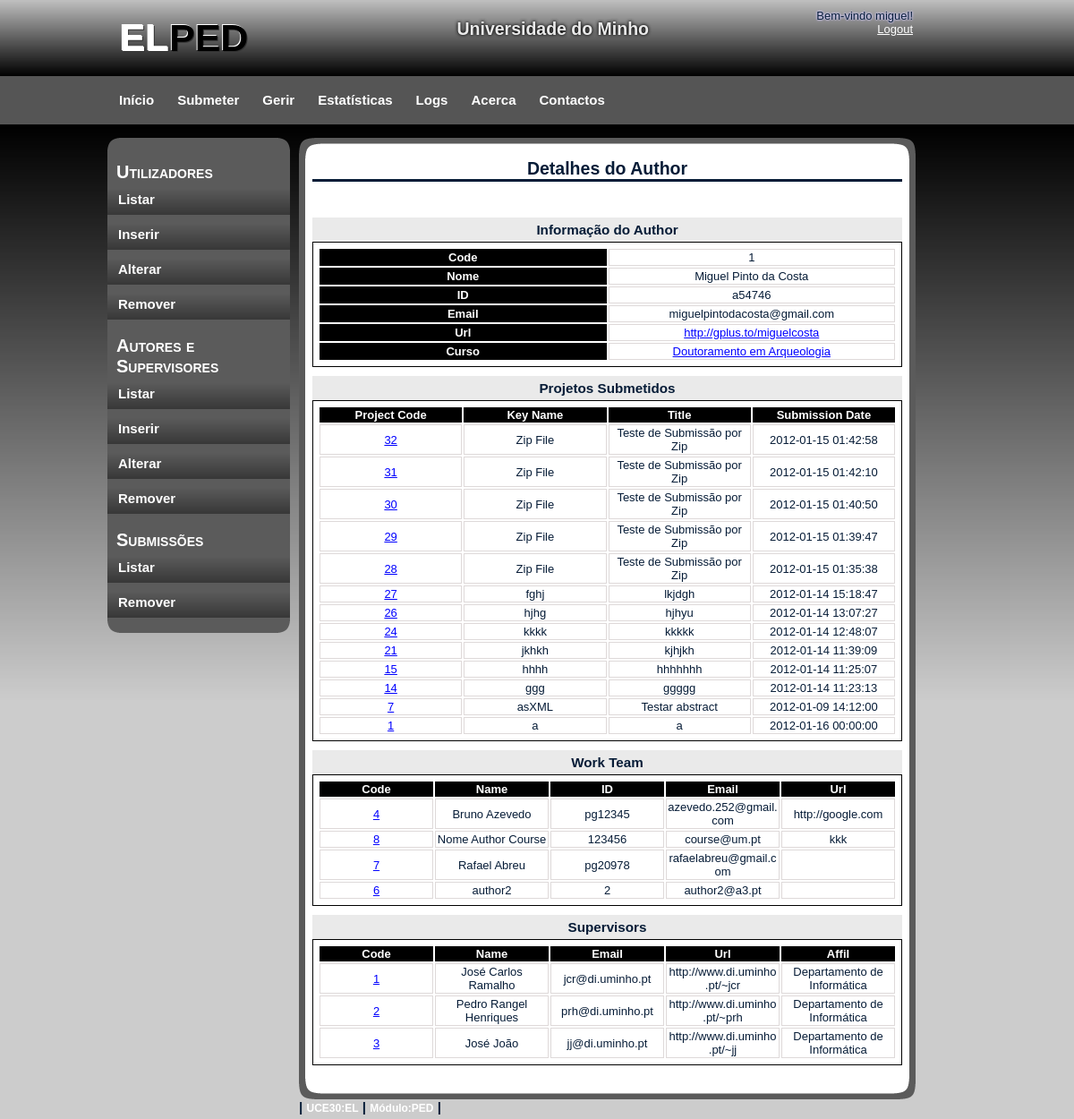
Screenshot of /gerirU/gerirAS_Show_author.php?authorcode=1 (signed in) with the database file from the repository.
### tables this page shows
CREATE TABLE IF NOT EXISTS `Author` (
  `authorcode` int(11) NOT NULL AUTO_INCREMENT,
  `name` varchar(50) NOT NULL,
  `id` varchar(10) NOT NULL,
  `email` varchar(50) NOT NULL,
  `url` varchar(2002) DEFAULT NULL,
  `coursecode` int(11) NOT NULL DEFAULT '0',
  `remove` int(11) NOT NULL,
  PRIMARY KEY (`authorcode`),
  KEY `coursecode` (`coursecode`)
);

CREATE TABLE IF NOT EXISTS `Course` (
  `coursecode` int(11) NOT NULL AUTO_INCREMENT,
  `coursedescription` varchar(200) NOT NULL,
  PRIMARY KEY (`coursecode`)
);

CREATE TABLE IF NOT EXISTS `ProjAut` (
  `projcode` int(11) NOT NULL,
  `authorcode` int(11) NOT NULL,
  PRIMARY KEY (`projcode`,`authorcode`),
  KEY `authorcode` (`authorcode`)
);

CREATE TABLE IF NOT EXISTS `Project` (
  `projcode` int(11) NOT NULL AUTO_INCREMENT,
  `keyname` varchar(30) NOT NULL,
  `title` varchar(50) NOT NULL,
  `subtitle` varchar(100) DEFAULT NULL,
  `bdate` date NOT NULL,
  `edate` date NOT NULL,
  `subdate` datetime NOT NULL,
  `abstract` varchar(1502) NOT NULL,
  `coursecode` int(11) NOT NULL,
  `path` varchar(300) NOT NULL,
  `remove` int(11) NOT NULL,
  `private` int(11) NOT NULL,
  PRIMARY KEY (`projcode`),
  KEY `coursecode` (`coursecode`)
);

CREATE TABLE IF NOT EXISTS `Supervisor` (
  `supcode` int(11) NOT NULL AUTO_INCREMENT,
  `name` varchar(50) NOT NULL,
  `email` varchar(50) NOT NULL,
  `url` varchar(2002) DEFAULT NULL,
  `affil` varchar(50) DEFAULT NULL,
  `remove` int(11) NOT NULL,
  PRIMARY KEY (`supcode`)
);

### gerirU/gerirAS_Show_author.php (the view, shortened to what this page needs)
<!DOCTYPE html>
<html>
   <head>
	  <link rel="stylesheet" type="text/css" href="../css/style.css" />
   </head>
   <body>
	  <div id="container">
		 <?php
			require_once '../header.php';
			require_once '../menus/menu_gerirU.php';
			require_once '../menus/leftmenuGerir.php';
			include '../ini.php';
		 ?>
		 <div id="content">
			<div id="content_top"></div>
			<div id="content_main">
			   <h2>Detalhes do Author</h2>
			   <br/>
			   <br/>
			   <div id="containt_main_users">
				  <?php
					 if (!$con) {
						echo "<h3>Erro ao ligar ao servidor.</h3><br/>" . mysql_error();
					 } else {
						$authorcode = $_GET["authorcode"];
						$sql = "SELECT * FROM Author WHERE authorcode='$authorcode';";
						$res = mysql_query($sql, $con);
						while ($row = mysql_fetch_array($res)) {
						?>
						<div id="details">
						   <h3>Informação do Author</h3>
						   <table>
							  <tr>
								 <th>Code</th>
								 <td><?php echo $row['authorcode'] ?></td>
							  </tr>
							  <tr>
								 <th>Nome</th>
								 <td><?php echo $row['name'] ?></td>
							  </tr>
							  <tr>
								 <th>ID</th>
								 <td><?php echo $row['id'] ?></td>
							  </tr>
							  <tr>
								 <th>Email</th>
								 <td><?php echo $row['email'] ?></td>
							  </tr>
							  <tr>
								 <th>Url</th>
								 <td>
									<a href="<?php echo $row['url']; ?>" target="_blank">
									   <?php echo $row['url'] ?>
									</a>
								 </td>
							  </tr>
							  <tr>
								 <th>Curso</th>
								 <td>
									<?php
									   $course = $row['coursecode'];
									   $sql2 = "SELECT coursedescription FROM Course WHERE coursecode=$course";
									   $res2 = mysql_query($sql2, $con);
									   $course_name = "";
									   while ($reg2 = mysql_fetch_array($res2)) {
										  $course_name = $reg2["coursedescription"];
									   }
									   echo "<a href=\"gerirCourse_Show.php?id=$course\" >";
										  echo $course_name;
										  echo "</a>";
									?>
								 </td>
							  </tr>
						   </table>
						   <?php
						   }
						?>
						<h3>Projetos Submetidos</h3>
						<?php
						   $sql = "SELECT projcode FROM ProjAut WHERE authorcode='$authorcode' ORDER BY projcode DESC";
						   $res = mysql_query($sql, $con);
						?>
						<table>
						   <tr>
							  <th>Project Code</th>
							  <th>Key Name</th>
							  <th>Title</th>
							  <th>Submission Date</th>
						   </tr>
						   <?php
							  while ($row = mysql_fetch_array($res)) {
								 $projcode = $row['projcode'];
								 $sql2 = "SELECT projcode, keyname, title, subdate FROM Project WHERE remove=0 AND projcode='$projcode'";
								 $res2 = mysql_query($sql2, $con);
								 while ($row2 = mysql_fetch_array($res2)) {
									echo "<tr>";
									   echo "<td><a href=\"gerirS_Show.php?projcode=$projcode\"> $projcode</a></td>";
									   echo "<td>" . $row2['keyname'] . "</td>";
									   echo "<td>" . $row2['title'] . "</td>";
									   echo "<td>" . $row2['subdate'] . "</td>";
									   echo "</tr>";
								 }
							  }
						   ?>
						</table>
						<h3>Work Team</h3>
						<?php
						   $sql = "SELECT * FROM Author WHERE authorcode IN (
							  SELECT authorcode FROM ProjAut WHERE projcode IN (
								 SELECT projcode FROM ProjAut WHERE authorcode='$authorcode')
								 AND authorcode!='$authorcode')";
								 $res = mysql_query($sql, $con);
							  ?>
							  <table>
								 <tr>
									<th>Code</th>
									<th>Name</th>
									<th>ID</th>
									<th>Email</th>
									<th>Url</th>
								 </tr>
								 <?php
									while ($row = mysql_fetch_array($res)) {
									   $id = $row['authorcode'];
									   echo "<tr>";
										  echo "<td><a href=\"gerirAS_Show_author.php?authorcode=$id\">" . $id . "</a></td>";
										  echo "<td>" . $row['name'] . "</td>";
										  echo "<td>" . $row['id'] . "</td>";
										  echo "<td>" . $row['email'] . "</td>";
										  echo "<td>" . $row['url'] . "</td>";
										  echo "</tr>";
									}
								 ?>
							  </table>
							  <h3>Supervisors</h3>
							  <?php
								 $sql = "SELECT * FROM Supervisor WHERE supcode IN(
									SELECT supcode FROM ProjSup WHERE projcode IN(
									   SELECT projcode FROM ProjAut WHERE authorcode='$authorcode'))";
									   $res = mysql_query($sql, $con);
									?>
									<table>
									   <tr>
										  <th>Code</th>
										  <th>Name</th>
										  <th>Email</th>
										  <th>Url</th>
										  <th>Affil</th>
									   </tr>
									   <?php
										  while ($row = mysql_fetch_array($res)) {
											 $id = $row['supcode'];
											 echo "<tr>";
												echo "<td><a href=\"gerirAS_Show_supervisor.php?supcode=$id&page_p=1\">" . $id . "</a></td>";
												echo "<td>" . $row['name'] . "</td>";
												echo "<td>" . $row['email'] . "</td>";
												echo "<td>" . $row['url'] . "</td>";
												echo "<td>" . $row['affil'] . "</td>";
												echo "</tr>";
										  }
									   ?>
									</table>
									<?php
									}
								 ?>
							  </div>
						   </div>
						   <br/>
						</div>
						<div id="content_bottom"></div>
						<?php
						   require_once '../menus/footer.php';
						?>
					 </div>
				  </div>
			   </body>
			</html>

### css/style.css (style rules this page uses)
body { margin: 0; padding: 0; text-align: left; font: 12px Arial, Helvetica, sans-serif; font-size: 13px; color: #061C37; background: #CCCCCC; background-image:url(images/background.png); background-repeat:repeat-x; }
* { margin: 0 auto 0 auto; text-align:left; }
a, a:visited { color: blue; }
#container { display: block; height:auto; position: relative; width: 960px; }
#content { display:block; float:left; width:689px; height:auto; padding-left:10px; padding-top:15px; padding-right:10px; padding-bottom:5px; }
#content_top { background-image:url(images/main_top.png); background-repeat:no-repeat; width:689px; height:23px; }
#content_main { background-image:url(images/main_back.png); background-repeat:repeat-y; width:659px; padding-left:15px; padding-right:15px; }
#content_main h2 { text-align: center; border-bottom-style: solid; }
#content_bottom { background-image:url(images/main_bottom.png); background-repeat:no-repeat; width:689px; height:23px; }
#containt_main_users h3 { margin-top: 10px; padding: 5px; background-color: #EAEAEA; text-align: center; }
#details { width: 100%; }
#details table { clear: both; border: 1px solid black; padding:5px; word-wrap:break-word; table-layout: fixed; height: 35px; width: 100%; overflow: visible; }
#details th { text-align: center; color: white; background-color:black; }
#details td { text-align: center; border-right-style: solid; border-left-style: solid; border-bottom-style: solid; border-top-style: solid; border-right-color: #ded9d9; border-left-color: #ded9d9; border-bottom-color: #ded9d9; border-top-color: #ded9d9; border-right-width: 1px; border-left-width: 1px; border-bottom-width: 1px; border-top-width: 1px; }
html, body { text-align: center; }

### rows the page displays
author: authorcode "1", name "Miguel Pinto da Costa", id "a54746", email "miguelpintodacosta@gmail.com", url "http://gplus.to/miguelcosta", coursecode.coursedescription "Doutoramento em Arqueologia"
projaut: projcode "32"
project: keyname "Zip File", title "Teste de Submissão por Zip", subdate "2012-01-15 01:42:58"
projaut: projcode "31"
project: keyname "Zip File", title "Teste de Submissão por Zip", subdate "2012-01-15 01:42:10"
projaut: projcode "30"
project: keyname "Zip File", title "Teste de Submissão por Zip", subdate "2012-01-15 01:40:50"
projaut: projcode "29"
project: keyname "Zip File", title "Teste de Submissão por Zip", subdate "2012-01-15 01:39:47"
projaut: projcode "28"
project: keyname "Zip File", title "Teste de Submissão por Zip", subdate "2012-01-15 01:35:38"
projaut: projcode "27"
project: keyname "fghj", title "lkjdgh", subdate "2012-01-14 15:18:47"
projaut: projcode "26"
project: keyname "hjhg", title "hjhyu", subdate "2012-01-14 13:07:27"
projaut: projcode "24"
project: keyname "kkkk", title "kkkkk", subdate "2012-01-14 12:48:07"
projaut: projcode "21"
project: keyname "jkhkh", title "kjhjkh", subdate "2012-01-14 11:39:09"
projaut: projcode "15"
project: keyname "hhhh", title "hhhhhhh", subdate "2012-01-14 11:25:07"
projaut: projcode "14"
project: keyname "ggg", title "ggggg", subdate "2012-01-14 11:23:13"
projaut: projcode "7"
project: keyname "asXML", title "Testar abstract", subdate "2012-01-09 14:12:00"
projaut: projcode "1"
project: keyname "a", title "a", subdate "2012-01-16 00:00:00"
author: authorcode "4", name "Bruno Azevedo", id "pg12345", email "azevedo.252@gmail.com", url "http://google.com"
author: authorcode "8", name "Nome Author Course", id "123456", email "course@um.pt", url "kkk"
author: authorcode "7", name "Rafael Abreu", id "pg20978", email "rafaelabreu@gmail.com"
author: authorcode "6", name "author2", id "2", email "author2@a3.pt"
supervisor: supcode "1", name "José Carlos Ramalho", email "jcr@di.uminho.pt", url "http://www.di.uminho.pt/~jcr", affil "Departamento de Informática"
supervisor: supcode "2", name "Pedro Rangel Henriques", email "prh@di.uminho.pt", url "http://www.di.uminho.pt/~prh", affil "Departamento de Informática"
supervisor: supcode "3", name "José João", email "jj@di.uminho.pt", url "http://www.di.uminho.pt/~jj", affil "Departamento de Informática"

### other values shown
$_SESSION['username'] "miguel"
